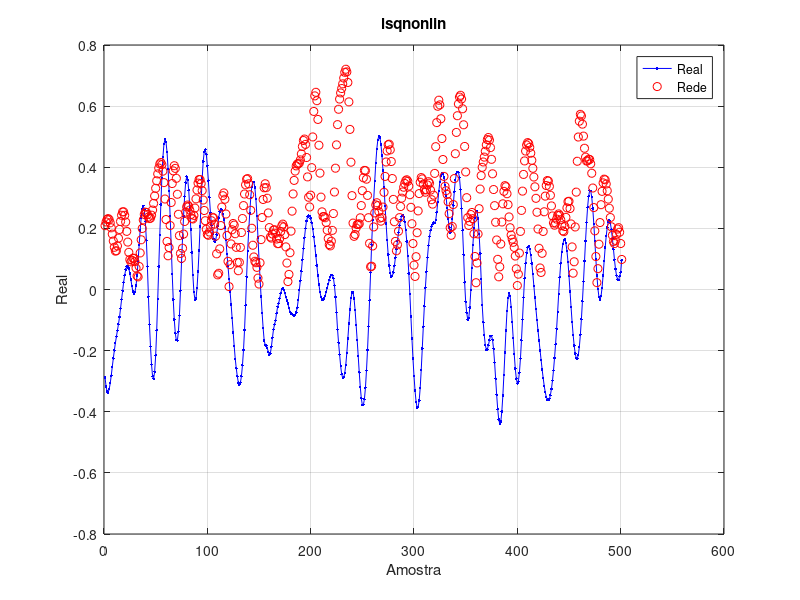
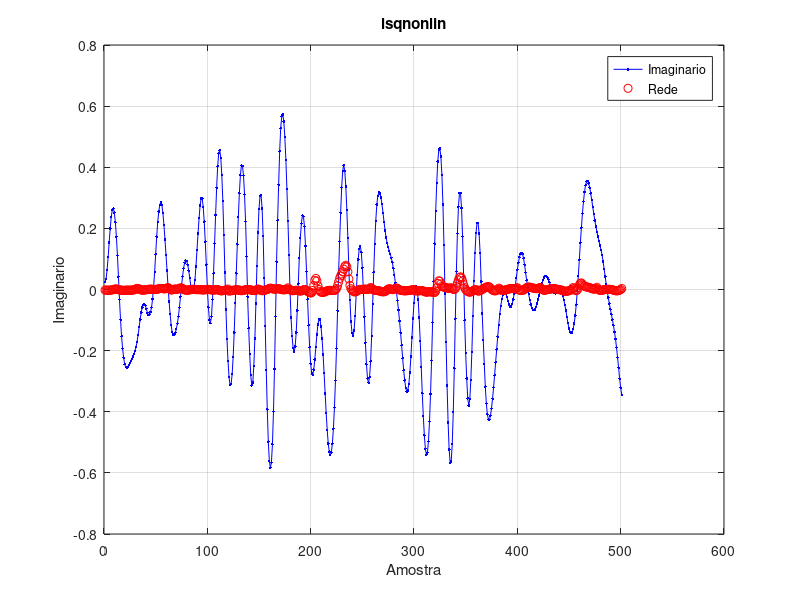

MATLAB code to generate these figures, in order:
function[] = Plotagens
    close
    var1=500;
    var2=0;
    
    load('Dados.mat','Dados_Entrada','Dados_Saida');
    load('Saida');
    
    figure(1)
        real_out = real(Dados_Saida);
        real_sai = real(Saida_complexa);
        
        plot(real_out(end-var1-var2:end-var2),'.-b');
        hold on
        plot(real_sai(end-var1-var2:end-var2),'or');
        
        legend('Real','Rede')
        title('lsqnonlin')
        ylabel('Real')
        xlabel('Amostra')
        grid
    
    figure(2)
    
        imag_out = imag(Dados_Saida);
        imag_sai = imag(Saida_complexa);

        plot(imag_out(end-var1-var2:end-var2),'.-b');
        hold on
        plot(imag_sai(end-var1-var2:end-var2),'or');

        legend('Imaginario','Rede')
        title('lsqnonlin')
        ylabel('Imaginario')
        xlabel('Amostra')
        grid
end